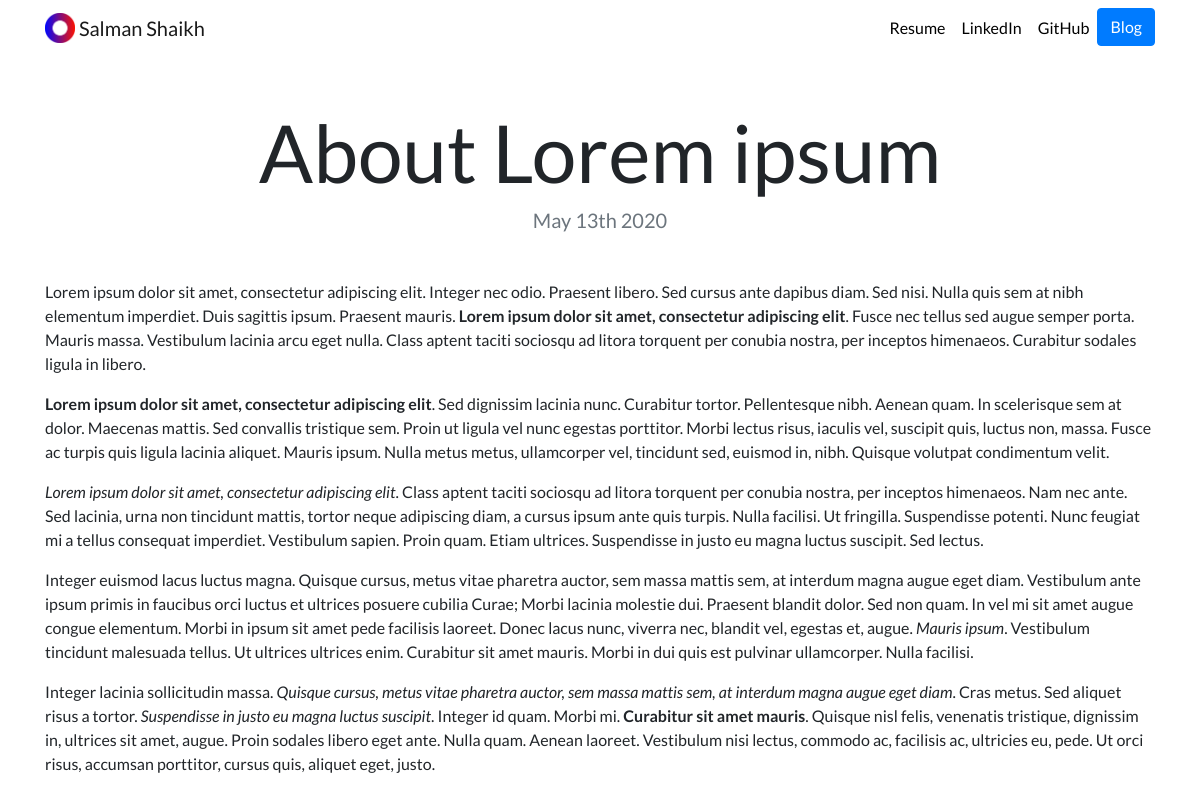
Page /blog/1/ on the committed database.
### blog/models.py (models this page shows, shortened)
class Blog(models.Model):
    title = models.CharField(max_length=200)
    description = models.TextField()
    date = models.DateField()

### blog/views.py (the view)
# urls.py: path('<int:blog_id>/', views.detail, name='detail'),
def detail(request, blog_id):
    blog = get_object_or_404(Blog,pk=blog_id)
    return render(request, 'blog/detail.html', {'blog':blog})

### blog/templates/blog/detail.html
{% extends "portfolio/base.html" %}
{% load static %}
{% block content %}
<h1 class="text-center mt-5" id="blogdetailtitle">{{ blog.title }}</h1>
<h5 class="text-center text-muted mb-5">{{ blog.date|date:'F jS Y' }}</h5>
{{ blog.description|safe }}
{% endblock %}

### portfolio/static/portfolio/custom.css (style rules this page uses)
body { font-family: 'Lato', sans-serif; }
@media (min-width: 992px) { #blogdetailtitle { font-size: 5rem; } }

### rows in the picture
Blog: title "About Lorem ipsum", date "May 13th 2020", description "Lorem ipsum dolor sit amet, consectetur adipiscing elit. Integer nec odio. Praesent libero. Sed cursus ante dapibus diam. Sed nisi. Nulla quis sem at nibh elementum imperdiet. Duis sagittis ipsum. Praesent mauris. Lorem ipsum dolor sit amet, consectetur adipiscing elit . Fusce nec tellus sed augue semper porta. Mauris massa. Vestibulum lacinia arcu eget nulla. Class aptent taciti sociosqu ad litora torquent per conubia nostra, per inceptos himenaeos. Curabitur sodales ligula in libero. Lorem ipsum dolor sit amet, consectetur adipiscing elit . Sed dignissim lacinia nunc. Curabitur tortor. Pellentesque nibh. Aenean quam. In scelerisque sem at dolor. Maecenas mattis. Sed convallis tristique…"
